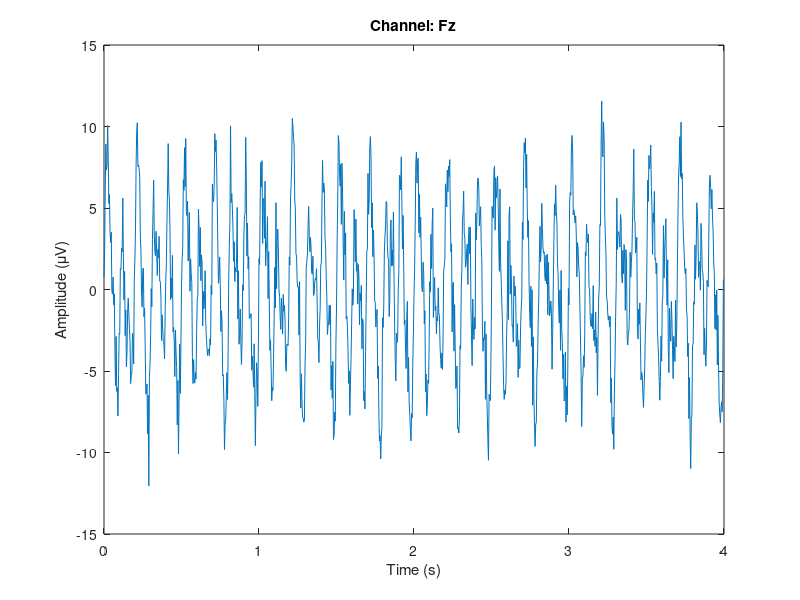

The MATLAB source for this figure: (Note: this script raises an error after producing the figure.)
%% PART 1: FILE INPUT / OUTPUT
%  Session 9 — 20 June 2026
%  MATLAB concepts: load, readmatrix, readtable, struct access, whos
%  ─────────────────────────────────────────────────────────────────

%% 1A — Loading a .mat file
%  .mat is MATLAB's native binary format.
%  load() brings variables straight into the workspace.

load('eeg_recording.mat');      % creates: data, fs, ch_names, time

% Inspect what arrived
whos                            % shows all workspace variables & sizes

% Key outputs to check:
%   data      8×1024 double     (8 channels, 1024 samples)
%   fs        1×1   double      (256)
%   ch_names  1×8   cell        (channel labels)
%   time      1×1024 double     (0 to ~4 sec)

% Accessing channels
ch1 = data(1, :);               % first channel (row 1)
fprintf('Channel 1 label: %s\n', ch_names{1});  % cell indexing uses {}
fprintf('Number of samples: %d\n', length(ch1));

% Quick plot of channel 1
figure;
plot(time, ch1);
xlabel('Time (s)'); ylabel('Amplitude (\muV)');
title(sprintf('Channel: %s', ch_names{1}));

%% 1B — Loading a .csv file
%  readmatrix() returns a plain numeric matrix.
%  readtable()  returns a table object with column headers.

% Method 1: readmatrix — just the numbers, no headers
csv_data = readmatrix('eeg_data.csv');
fprintf('csv_data size: %d × %d\n', size(csv_data,1), size(csv_data,2));
% 1024 × 8  (rows = time points, columns = channels)
% NOTE: data from .mat was 8×1024 — csv_data is the TRANSPOSE!

% Method 2: readtable — includes the header row as column names
csv_table = readtable('eeg_data.csv');
disp(csv_table(1:5, :));         % first 5 rows
disp(csv_table.Properties.VariableNames);  % column names

% Accessing a column from a table
oz_from_table = csv_table.Oz;    % dot notation: table.ColumnName
fprintf('First 3 Oz values: %.2f  %.2f  %.2f\n', oz_from_table(1:3));

%% 1C — Loading a .txt file
%  Tab-delimited text with mixed content.
%  readtable() handles this well; readmatrix() works for pure numbers.

params = readtable('eeg_params.txt', ...
    'Delimiter', '\t', ...
    'ReadVariableNames', false);
disp(params);
% Var1 = parameter names (text), Var2 = values (text or numeric)

% Extract the sampling rate from the text file
fs_from_file = params.Var2(1); %str2double(params.Var2(1));  % '256' → 256
fprintf('Sampling rate from text file: %d Hz\n', fs_from_file);

%% 1D — Summary: when to use what
%  ┌──────────────┬─────────────────────────────────────────┐
%  │ File type     │ Best function                           │
%  ├──────────────┼─────────────────────────────────────────┤
%  │ .mat          │ load('file.mat')                        │
%  │ .csv (numbers)│ readmatrix('file.csv')                  │
%  │ .csv (mixed)  │ readtable('file.csv')                   │
%  │ .txt (numbers)│ readmatrix('file.txt')                  │
%  │ .txt (mixed)  │ readtable('file.txt','Delimiter','\t')  │
%  └──────────────┴─────────────────────────────────────────┘

fprintf('\n--- Part 1 complete. ---\n');
